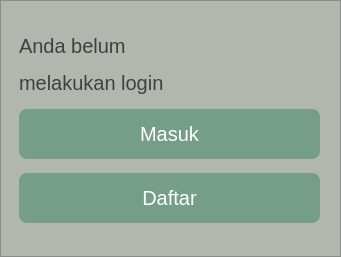
<?xml version="1.0" encoding="UTF-8"?>
<ui version="4.0">
 <class>Form</class>
 <widget class="QWidget" name="Form">
  <property name="geometry">
   <rect>
    <x>0</x>
    <y>0</y>
    <width>341</width>
    <height>257</height>
   </rect>
  </property>
  <property name="windowTitle">
   <string>Form</string>
  </property>
  <layout class="QVBoxLayout" name="verticalLayout">
   <property name="spacing">
    <number>0</number>
   </property>
   <property name="leftMargin">
    <number>0</number>
   </property>
   <property name="topMargin">
    <number>0</number>
   </property>
   <property name="rightMargin">
    <number>0</number>
   </property>
   <property name="bottomMargin">
    <number>0</number>
   </property>
   <item>
    <widget class="QFrame" name="frame_2">
     <property name="styleSheet">
      <string notr="true">background: #B1B6AF;</string>
     </property>
     <property name="frameShape">
      <enum>QFrame::StyledPanel</enum>
     </property>
     <property name="frameShadow">
      <enum>QFrame::Raised</enum>
     </property>
     <layout class="QVBoxLayout" name="verticalLayout_3">
      <item>
       <widget class="QWidget" name="widget" native="true">
        <property name="minimumSize">
         <size>
          <width>0</width>
          <height>120</height>
         </size>
        </property>
        <property name="maximumSize">
         <size>
          <width>16777215</width>
          <height>231</height>
         </size>
        </property>
        <property name="styleSheet">
         <string notr="true">background: #B1B6AF;
border-radius: 8px;</string>
        </property>
        <layout class="QVBoxLayout" name="verticalLayout_2">
         <property name="spacing">
          <number>0</number>
         </property>
         <property name="rightMargin">
          <number>11</number>
         </property>
         <property name="bottomMargin">
          <number>3</number>
         </property>
         <item>
          <widget class="QLabel" name="label">
           <property name="minimumSize">
            <size>
             <width>0</width>
             <height>20</height>
            </size>
           </property>
           <property name="maximumSize">
            <size>
             <width>16777215</width>
             <height>20</height>
            </size>
           </property>
           <property name="styleSheet">
            <string notr="true">font-family: 'Sansita';
font-style: normal;
font-weight: 400;
font-size: 20px;
line-height: 24px;
color: rgb(64,64,64);



</string>
           </property>
           <property name="text">
            <string>Anda belum </string>
           </property>
          </widget>
         </item>
         <item>
          <widget class="QLabel" name="label_2">
           <property name="minimumSize">
            <size>
             <width>0</width>
             <height>25</height>
            </size>
           </property>
           <property name="maximumSize">
            <size>
             <width>16777215</width>
             <height>25</height>
            </size>
           </property>
           <property name="styleSheet">
            <string notr="true">font-family: 'Sansita';
font-style: normal;
font-weight: 400;
font-size: 20px;
line-height: 24px;
color: rgb(64,64,64);



</string>
           </property>
           <property name="text">
            <string>melakukan login</string>
           </property>
          </widget>
         </item>
         <item>
          <widget class="QPushButton" name="pushButton">
           <property name="minimumSize">
            <size>
             <width>0</width>
             <height>50</height>
            </size>
           </property>
           <property name="maximumSize">
            <size>
             <width>16777215</width>
             <height>16777215</height>
            </size>
           </property>
           <property name="styleSheet">
            <string notr="true">/* Frame 4 */
QPushButton {
position: absolute;
width: 351px;
height: 45px;
left: 1014px;
top: 976px;

background: #769D8A;
border-radius: 8px;


/* Konfirmasi Pengajuan Penyewaan */

position: absolute;
width: 273px;
height: 24px;
left: 39px;
top: 11px;

font-family: 'Sansita';
font-style: normal;
font-weight: 400;
font-size: 20px;
line-height: 24px;
/* identical to box height */

color: #FFFFFF;
}

QPushButton:hover {
	color : black;
}
</string>
           </property>
           <property name="text">
            <string>Masuk</string>
           </property>
          </widget>
         </item>
         <item>
          <widget class="QPushButton" name="pushButton_2">
           <property name="minimumSize">
            <size>
             <width>0</width>
             <height>50</height>
            </size>
           </property>
           <property name="maximumSize">
            <size>
             <width>16777215</width>
             <height>16777215</height>
            </size>
           </property>
           <property name="styleSheet">
            <string notr="true">/* Frame 4 */
QPushButton {
position: absolute;
width: 351px;
height: 45px;
left: 1014px;
top: 976px;

background: #769D8A;
border-radius: 8px;


/* Konfirmasi Pengajuan Penyewaan */

position: absolute;
width: 273px;
height: 24px;
left: 39px;
top: 11px;

font-family: 'Sansita';
font-style: normal;
font-weight: 400;
font-size: 20px;
line-height: 24px;
/* identical to box height */

color: #FFFFFF;
}

QPushButton:hover {
	color : black;
}
</string>
           </property>
           <property name="text">
            <string>Daftar</string>
           </property>
          </widget>
         </item>
        </layout>
       </widget>
      </item>
     </layout>
    </widget>
   </item>
  </layout>
 </widget>
 <resources/>
 <connections/>
</ui>
